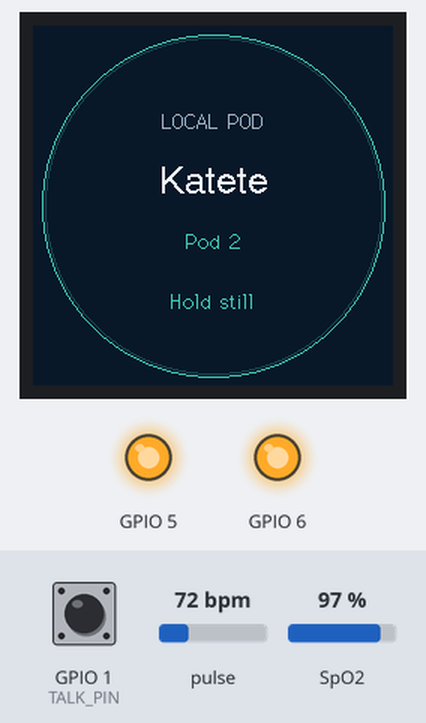
This sketch was run on a simulated ESP32. Parts: 240×240 colour display, output pins drawn as LEDs (lit = HIGH). Inputs (shaded band) come from the test bench; at power-on: pulse 72 bpm, SpO2 97 %, GPIO 1 (TALK_PIN) HIGH. Pins used as bus, display or sensor lines are not drawn; what the sketch prints to the serial monitor is not drawn.

Above: at 5.4 s.
5.5 s: pulse set to 158 bpm
At 8.2 s:
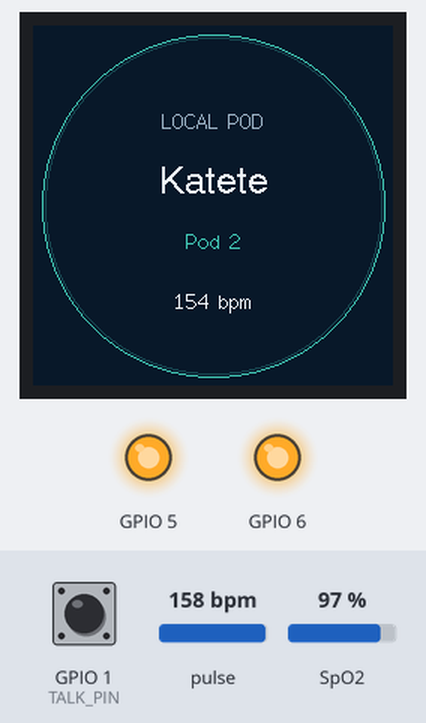
10.1 s: SpO2 set to 100 %
At 12.8 s:
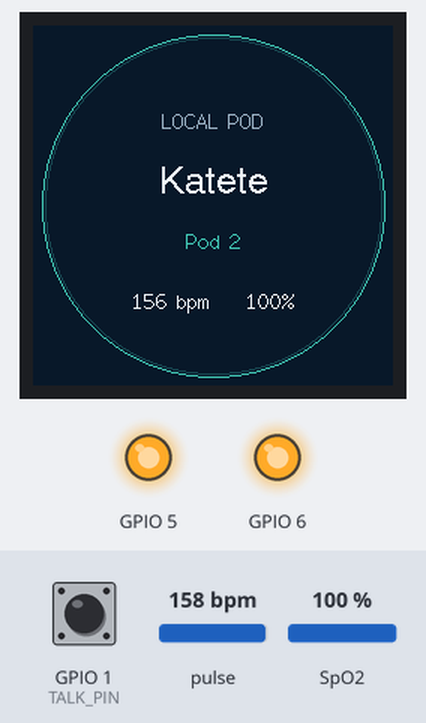
12.9 s: SpO2 set to 80 %
At 17.2 s:
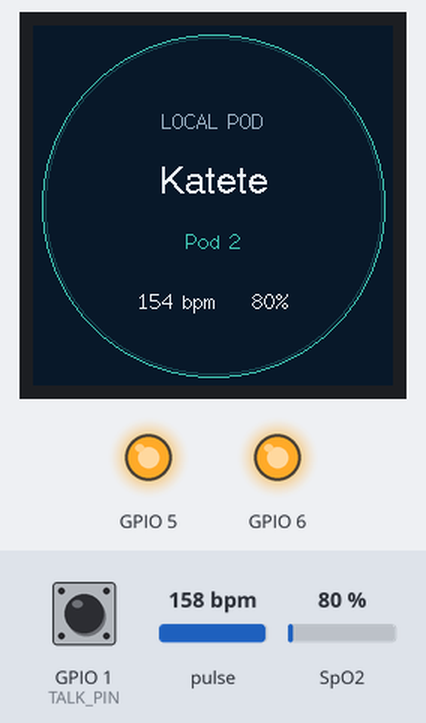
17.5 s: pulse set to 100 bpm
At 20.6 s:
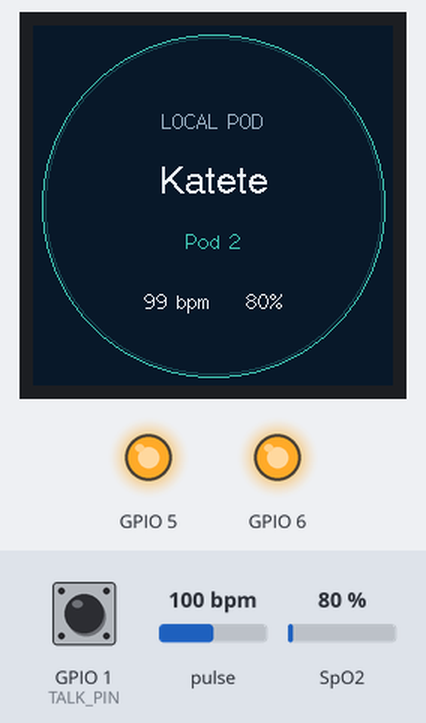
Timing chart, 0 to 22.1 s (numbered marks = the images above; inputs shaded):
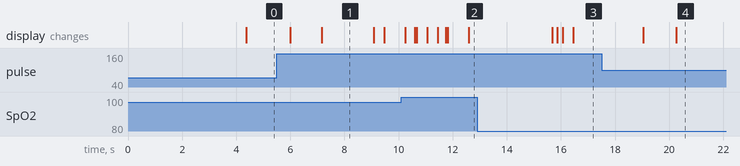

The sketch:

pod-nrf-firmware.ino
```cpp
// Triage Pod, finger unit: XIAO nRF52840 Sense + SparkFun MAX30101 (I2C on D4 = SDA, D5 = SCL).
// The same board sits in the Seeed Round Display. The screen names this post (Katete, pod 2)
// and tells the person what to do with the finger sensor.
//
// Built at the venue on a breadboard, no soldering. The laptop is the camera, the voice and the brain;
// this board measures pulse + oxygen and reports them over the USB cable, one JSON line per second:
//   {"finger":true,"hr":72,"spo2":98,"presses":0,"sensor":true,"display":true}
// hr / spo2 are 0 until a steady reading exists (contract with hardware/pod-serial-bridge.py).
// The nRF52840 XIAO has no user button on the top face, so a jumper from D0 to GND (momentary touch) counts as "talk".
//
// Board: Seeed XIAO nRF52840 Sense (arduino-cli FQBN Seeeduino:nrf52:xiaonRF52840Sense).
// Libraries: SparkFun MAX3010x (MAX30105.h + spo2_algorithm.h), ArduinoJson, Seeed_GFX.
// Display: Seeed Round Display (GC9A01). driver.h selects that panel. Pins are CS D1, DC D3,
// backlight D6, SPI D8/D10. The heart sensor stays on I2C D4/D5. SD card CS D2 is held high.
// Text is drawn by Seeed_GFX itself. A stored picture came out with the colours swapped on this panel.
// NOT a medical device: the oxygen number is an estimate from a hobby sensor.

#include <Wire.h>
#include <ArduinoJson.h>
#include <TFT_eSPI.h>
#include <SPI.h>
#include "MAX30105.h"
#include "spo2_algorithm.h"
#include "heartRate.h"

#define SD_CS D2

// Katete is village 2 in the pod's own post list.
static const char *POD_PLACE = "Katete";
static const char *POD_NUMBER = "Pod 2";

TFT_eSPI tft;
bool displayOk = false;
bool sensorTried = false;
char faceShown[28] = "";

static const int TALK_PIN = D0;   // optional: a wire from D0 to GND = "talk" press
static const uint32_t FINGER_IR = 10000;  // infrared level that means a fingertip is on the window (measured at range 16384: air ~400, finger ~60,000)
MAX30105 finger;

// Oxygen: Maxim's algorithm over 4 s of 25 Hz samples (every 4th raw sample).
// Pulse: time between heartbeats found in the raw 100 Hz infrared signal, median of the last 8 beats.
const int N = 100;
uint32_t irBuf[N], redBuf[N];
int filled = 0, sinceCalc = 0, decim = 0;
uint32_t lastIR = 0;
int32_t spo2 = 0, hrMaxim = 0;
int8_t spo2Ok = 0, hrOk = 0;
bool fingerOn = false, sensorOk = false;
uint32_t presses = 0, lastPress = 0;
bool talkWas = false;
uint32_t loops = 0, samples = 0;
uint32_t lastBeat = 0;
int beats[8] = {0, 0, 0, 0, 0, 0, 0, 0}; int nBeats = 0, beatIdx = 0;
int spo2Hist[5] = {0, 0, 0, 0, 0}; int spo2Idx = 0, nSpo2 = 0;
int hrHist[5] = {0, 0, 0, 0, 0}; int hrIdx = 0, nHr = 0;
int heartRate = 0;

static int medianOf(int *a, int n) {
  int b[8]; for (int i = 0; i < n; i++) b[i] = a[i];
  for (int i = 1; i < n; i++) { int v = b[i], j = i - 1; while (j >= 0 && b[j] > v) { b[j + 1] = b[j]; j--; } b[j + 1] = v; }
  return b[n / 2];
}

void instruction(char *out, size_t n) {
  if (sensorTried && !sensorOk) snprintf(out, n, "Check sensor");
  else if (!fingerOn) snprintf(out, n, "Finger on sensor");
  else if (heartRate <= 0) snprintf(out, n, "Hold still");
  else if (nSpo2 >= 3) snprintf(out, n, "%d bpm    %d%%", heartRate, medianOf(spo2Hist, nSpo2));
  else snprintf(out, n, "%d bpm", heartRate);
}

void drawFace() {
  if (!displayOk) return;
  char line[28];
  instruction(line, sizeof(line));
  if (strcmp(line, faceShown) == 0) return;
  strncpy(faceShown, line, sizeof(faceShown) - 1);
  faceShown[sizeof(faceShown) - 1] = 0;

  uint16_t bg = tft.color565(12, 24, 42);
  uint16_t ink = tft.color565(236, 242, 246);
  uint16_t muted = tft.color565(154, 178, 196);
  uint16_t teal = tft.color565(64, 196, 178);
  bool reading = fingerOn && heartRate > 0;

  tft.fillScreen(bg);
  tft.drawCircle(120, 120, 114, teal);
  tft.drawCircle(120, 120, 112, tft.color565(28, 72, 84));
  tft.setTextDatum(MC_DATUM);
  tft.setTextColor(muted, bg);
  tft.drawString("LOCAL POD", 120, 64, 2);
  tft.setTextColor(ink, bg);
  tft.drawString(POD_PLACE, 120, 106, 4);
  tft.setTextColor(teal, bg);
  tft.drawString(POD_NUMBER, 120, 144, 2);
  tft.setTextColor(reading ? ink : teal, bg);
  tft.drawString(line, 120, 184, 2);
}

void startDisplay() {
  pinMode(SD_CS, OUTPUT);       // keep the SD card slot quiet so it can't disturb the shared SPI lines
  digitalWrite(SD_CS, HIGH);
  tft.init();
  tft.setRotation(0);
  displayOk = true;
  faceShown[0] = 0;
  drawFace();
}

uint32_t lastRetry = 0, lastGood = 0;

void startSensor() {
  sensorOk = finger.begin(Wire, I2C_SPEED_FAST);
  if (sensorOk) {
    finger.setup(50, 1, 2, 100, 411, 16384); // brightness, no averaging (raw 100 Hz for beats), red+IR, 411 us, wide range (no clipping)
    lastGood = millis();
  }
}

void readFinger() {
  if (!sensorOk) {                           // keep looking: a re-plugged sensor comes alive without a reboot
    if (millis() - lastRetry > 2000) { lastRetry = millis(); startSensor(); }
    return;
  }
  finger.check();
  int budget = 64;                           // never spin here for ever
  while (finger.available() && budget-- > 0) {
    samples++; lastGood = millis();
    uint32_t ir = finger.getFIFOIR(), red = finger.getFIFORed();
    finger.nextSample();
    lastIR = ir;
    // pulse from beats in the raw signal
    if (checkForBeat((int32_t)ir)) {
      uint32_t now = millis();
      if (lastBeat) {
        int bpm = 60000 / (int)(now - lastBeat);
        bool plausible = bpm >= 35 && bpm <= 200;
        if (plausible && nBeats >= 3) { int m = medianOf(beats, nBeats); if (bpm > m * 16 / 10 || bpm < m * 6 / 10) plausible = false; }   // a beat twice as fast or slow as the rest is noise
        if (plausible) { beats[beatIdx] = bpm; beatIdx = (beatIdx + 1) % 8; if (nBeats < 8) nBeats++; }
      }
      lastBeat = now;
    }
    // oxygen from every 4th sample
    if (++decim >= 4) {
      decim = 0;
      if (filled < N) { irBuf[filled] = ir; redBuf[filled] = red; filled++; }
      else {
        memmove(irBuf, irBuf + 1, (N - 1) * sizeof(uint32_t));
        memmove(redBuf, redBuf + 1, (N - 1) * sizeof(uint32_t));
        irBuf[N - 1] = ir; redBuf[N - 1] = red;
      }
      sinceCalc++;
    }
  }
  if (millis() - lastGood > 3000) { sensorOk = false; fingerOn = false; lastIR = 0; return; }   // no samples for 3 s: the sensor is gone
  fingerOn = lastIR > FINGER_IR;             // a fingertip reflects far more infrared than open air (see FINGER_IR)
  if (!fingerOn) { filled = 0; spo2Ok = 0; nBeats = 0; nSpo2 = 0; nHr = 0; lastBeat = 0; heartRate = 0; return; }
  if (filled == N && sinceCalc >= 25) {     // recompute oxygen once a second
    sinceCalc = 0;
    maxim_heart_rate_and_oxygen_saturation(irBuf, N, redBuf, &spo2, &spo2Ok, &hrMaxim, &hrOk);
    if (spo2Ok && spo2 > 50 && spo2 <= 100) { spo2Hist[spo2Idx] = spo2; spo2Idx = (spo2Idx + 1) % 5; if (nSpo2 < 5) nSpo2++; }
    if (hrOk && hrMaxim >= 35 && hrMaxim <= 200) { hrHist[hrIdx] = hrMaxim; hrIdx = (hrIdx + 1) % 5; if (nHr < 5) nHr++; }
  }
  if (nBeats >= 3 && millis() - lastBeat < 3000) heartRate = medianOf(beats, nBeats);   // median of the last 8 beats: one bad beat cannot move it
  else heartRate = 0;                                                // no steady beats yet: say 0, never guess
}

void setup() {
  Serial.begin(115200);
  startDisplay();
  Serial.println(displayOk ? "display on" : "display FAILED");
  for (int i = 0; i < 8; i++) { delay(500); Serial.println("boot"); }   // 4 s of hellos so the laptop catches one
  pinMode(TALK_PIN, INPUT_PULLUP);
  // Unstick the I2C bus if a sensor is holding the data line low: clock SCL 9 times, then a STOP.
  pinMode(D4, INPUT_PULLUP); pinMode(D5, OUTPUT);
  for (int i = 0; i < 9 && digitalRead(D4) == LOW; i++) { digitalWrite(D5, LOW); delayMicroseconds(5); digitalWrite(D5, HIGH); delayMicroseconds(5); }
  pinMode(D4, OUTPUT); digitalWrite(D4, LOW); delayMicroseconds(5); digitalWrite(D5, HIGH); delayMicroseconds(5); digitalWrite(D4, HIGH);
  Serial.println(digitalRead(D4) == HIGH ? "sda high (bus free)" : "sda LOW (bus stuck: check the white wire)");
  Serial.println(digitalRead(D5) == HIGH ? "scl high" : "scl LOW (check the yellow wire)");
  Wire.begin();                              // SDA D4, SCL D5
  Serial.println("i2c up");
  startSensor();
  sensorTried = true;
  faceShown[0] = 0;            // sensor result is known now, so paint the real instruction
  drawFace();
  Serial.println(sensorOk ? "sensor found" : "sensor MISSING (will keep looking)");
}

void loop() {
  loops++;
  readFinger();
  drawFace();
  bool talk = digitalRead(TALK_PIN) == LOW;
  if (talk && !talkWas && millis() - lastPress > 300) { presses++; lastPress = millis(); }
  talkWas = talk;
  static uint32_t lastOut = 0;
  if (millis() - lastOut >= 1000) {
    lastOut = millis();
    JsonDocument d;
    d["finger"] = fingerOn;
    d["hr"] = fingerOn ? heartRate : 0;
    d["spo2"] = (fingerOn && nSpo2 >= 3) ? medianOf(spo2Hist, nSpo2) : 0;
    d["presses"] = presses;
    d["sensor"] = sensorOk;
    d["display"] = displayOk;
    d["ir"] = lastIR;
    d["loops"] = loops; d["samples"] = samples; d["hr_maxim"] = (fingerOn && hrOk) ? hrMaxim : 0;
    loops = samples = 0;
    serializeJson(d, Serial);
    Serial.println();
  }
  delay(5);
}
```

Measured:
- after the input at 5.5 s, the display: first changes after 0.50 s (image 1 shows a later state)
- after the input at 12.9 s, the display: first differs from a run without the input after 3.0 s (image 3)
- after the input at 17.5 s, the display: first changes after 1.5 s (image 4 shows a later state)
